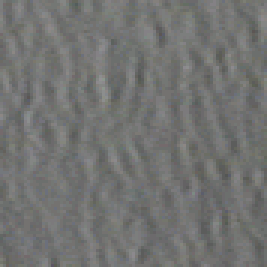
#> input picture IMG/textura_1.tif, 89 x 89 px (shown 3 times larger)
$ jupyter execute --allow-errors Clase_7.ipynb
#> lines starting #> are read from the running program, lines starting #| are printed output that depends on the picture; long printed decimals are rounded
# Clase 7 - Reconocimiento de Patrones en Imagenes

En esta clase se estudian las características de textura en imágenes mediante el uso de la matriz de co-ocurrencia de niveles de gris (GLCM) y la normalización de intensidades.

- **GLCM (Gray Level Co-occurrence Matrix):** Es una herramienta estadística que describe cómo se distribuyen los pares de valores de intensidad en una imagen, considerando una distancia y dirección específicas. Permite extraer propiedades como contraste, correlación, homogeneidad y energía, útiles para distinguir texturas.
- **Características de textura:** Se calculan a partir de la GLCM y permiten cuantificar patrones repetitivos, rugosidad y uniformidad en regiones de la imagen.
- **Normalización de intensidades:** Consiste en ajustar los valores de los píxeles a un rango definido, facilitando la comparación entre imágenes y la extracción de características.

El código implementa estos conceptos para analizar imágenes sintéticas y reales, mostrando cómo extraer y visualizar propiedades de textura relevantes para el reconocimiento de patrones.

[cell 1]
import cv2
import numpy as np
import matplotlib.pyplot as plt
from skimage.feature import graycomatrix, graycoprops
from sklearn.preprocessing import MinMaxScaler

img= [[0, 0, 1, 0, 1, 2],
	[1, 0, 0, 1, 0, 3],
	[3, 1, 0, 0, 1, 1],
	[2, 2, 2, 1, 3, 0],
	[1, 0, 3, 0, 2, 2],
	[3, 0, 1, 2, 3, 1]]

l = 4

img = np.array(img, dtype=np.uint8)

P_0_1 = graycomatrix(img, distances=[1], angles=[0], levels=l)
P_90_1 = graycomatrix(img, distances=[1], angles=[np.pi/4], levels=l)

print(P_0_1.reshape(l, l))
print()
print(P_90_1.reshape(l, l))

[cell 2]
im = cv2.imread('../IMG/lena.png')
#> (the rest of this cell did not finish here and is left out)

[cell 3]
im = cv2.imread('../IMG/textura_1.tif')
#> im is the input picture: shape (89, 89, 3); mean B, G, R 113.3, 114.8, 114.1
gray = cv2.cvtColor(im, cv2.COLOR_BGR2GRAY)
columna =  gray.reshape(-1,1)
#> columna = 7921 values, max 146 at index 2347, min 85 at index 2271, mean 114.4

# parte del codigo donde modificamos
# los niveles de intensidad
nueva_escala =  (0,10)
niveles = max(nueva_escala)+1

resultado = MinMaxScaler(nueva_escala).fit_transform(columna).astype(int)
#> resultado = 7921 values, max 9 at index 1457, min 0 at index 114, mean 4.34
resultado = resultado.reshape(gray.shape)
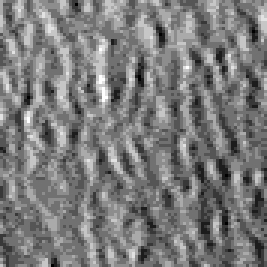
#> resultado: shape (89, 89) int64 (shown 3 times larger); min 0, max 9, mean 4.34; drawn with min black and max white


#calculamos la matriz de co-ocurrencia
comat =graycomatrix(resultado, angles=[0],distances=[1], levels=niveles)


features = ['contrast','correlation', 'dissimilarity','homogeneity','ASM','energy']
S = []
    # para cada imagen extraemos las caracteristicas definidas en la lista features
for ft in features:
    sts = graycoprops(comat, ft).squeeze()
    S.append(float(sts))
#> this loop made 6 passes
#> sts on passes 1 to 6: 1.38, 0.633, 0.873, 0.614, 0.0586, 0.242
#> after the loop, S = [1.38, 0.633, 0.873, 0.614, 0.0586, 0.242]

print(S)
#| [1.383, 0.6326, 0.8726, 0.6142, 0.05859, 0.2421]


$ run again, with IMG/textura_2.tif copied over IMG/textura_1.tif
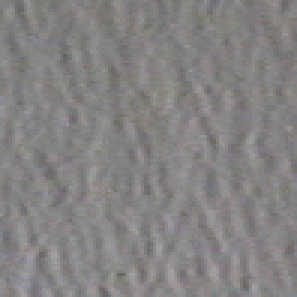
#> input picture IMG/textura_2.tif, 99 x 99 px (shown 3 times larger)
#> im is the input picture: shape (99, 99, 3); mean B, G, R 130.4, 130.4, 132.5
#> columna = 9801 values, max 162 at index 8433, min 96 at index 1803, mean 130.9
#> `resultado = MinMaxScaler(nueva_escala).fit_transform(columna).astype(i..`: resultado = 9801 values, max 10 at index 8433, min 0 at index 303, mean 4.93
#> `resultado = resultado.reshape(gray.shape)`:
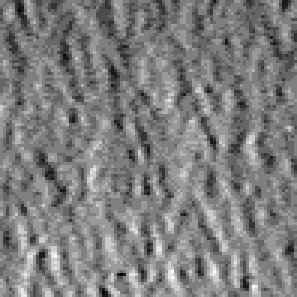
#> resultado: shape (99, 99) int64 (shown 3 times larger); min 0, max 10, mean 4.93; drawn with min black and max white
#> the loop `for ft in features:` made 6 passes
#> sts on passes 1 to 6: 1.26, 0.634, 0.816, 0.635, 0.0705, 0.266
#> after the loop `for ft in features:`: S = [1.26, 0.634, 0.816, 0.635, 0.0705, 0.266]
#| [1.257, 0.6338, 0.8164, 0.6354, 0.0705, 0.2655]

$ run again, with IMG/textura_3.tif copied over IMG/textura_1.tif
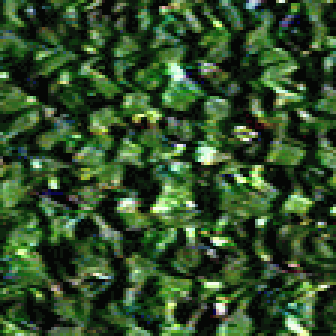
#> input picture IMG/textura_3.tif, 112 x 112 px (shown 3 times larger)
#> im is the input picture: shape (112, 112, 3); mean B, G, R 42, 78.2, 50.1
#> `gray = cv2.cvtColor(im, cv2.COLOR_BGR2GRAY)`:
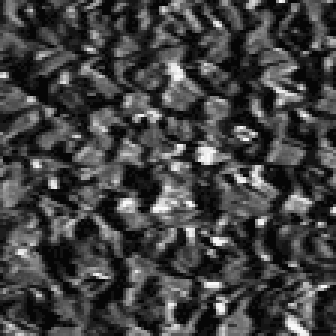
#> gray: shape (112, 112) (shown 3 times larger); min 6, max 248, mean 65.7
#> columna = 12544 values, max 248 at index 93, min 6 at index 12, mean 65.67
#> `resultado = MinMaxScaler(nueva_escala).fit_transform(columna).astype(i..`: resultado = 12544 values, max 10 at index 93, min 0 at index 0, mean 1.98
#> `resultado = resultado.reshape(gray.shape)`:
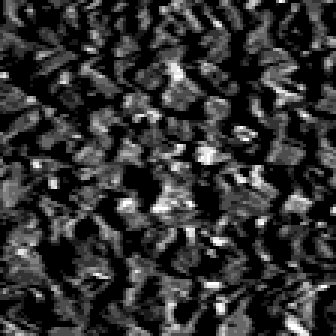
#> resultado: shape (112, 112) int64 (shown 3 times larger); min 0, max 10, mean 1.98; drawn with min black and max white
#> the loop `for ft in features:` made 6 passes
#> sts on passes 1 to 6: 1.98, 0.773, 0.912, 0.642, 0.0912, 0.302
#> after the loop `for ft in features:`: S = [1.98, 0.773, 0.912, 0.642, 0.0912, 0.302]
#| [1.985, 0.7731, 0.9122, 0.642, 0.09121, 0.302]

$ run again, with IMG/textura_4.tif copied over IMG/textura_1.tif
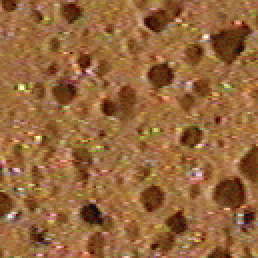
#> input picture IMG/textura_4.tif, 129 x 129 px (shown 2 times larger)
#> im is the input picture: shape (129, 129, 3); mean B, G, R 60.4, 103.7, 151.1
#> `gray = cv2.cvtColor(im, cv2.COLOR_BGR2GRAY)`:
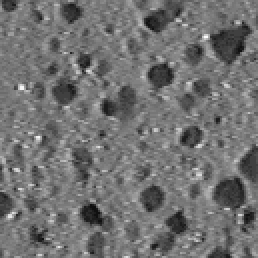
#> gray: shape (129, 129) (shown 2 times larger); min 16, max 251, mean 112.9
#> columna = 16641 values, max 251 at index 2424, min 16 at index 1364, mean 112.9
#> `resultado = MinMaxScaler(nueva_escala).fit_transform(columna).astype(i..`: resultado = 16641 values, max 10 at index 2424, min 0 at index 264, mean 3.63
#> `resultado = resultado.reshape(gray.shape)`:
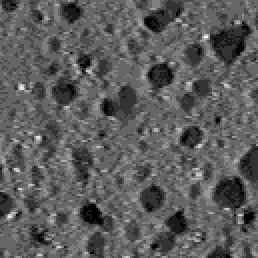
#> resultado: shape (129, 129) int64 (shown 2 times larger); min 0, max 10, mean 3.63; drawn with min black and max white
#> the loop `for ft in features:` made 6 passes
#> sts on passes 1 to 6: 0.78, 0.751, 0.566, 0.738, 0.105, 0.324
#> after the loop `for ft in features:`: S = [0.78, 0.751, 0.566, 0.738, 0.105, 0.324]
#| [0.7797, 0.7508, 0.5658, 0.7379, 0.1049, 0.3239]
